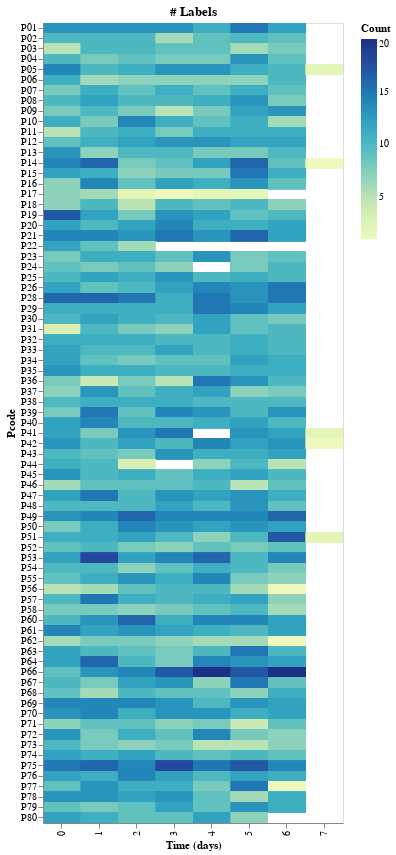

Notebook code cell kept with this figure:
### Code cell
chart

### Figure 1 — Vega-Lite specification as saved in the notebook (floating-point values rounded to 4 significant figures; data arrays with more than 128 entries replaced by an {"elided": "..."} marker saying what was removed)
{"config": {"view": {"continuousWidth": 300, "continuousHeight": 300}}, "data": {"name": "data-5f9e5f9ba525a2339effb6f1e89718b5"}, "mark": {"type": "rect"}, "encoding": {"color": {"field": "timestamp", "title": "Count", "type": "quantitative"}, "x": {"field": "day", "title": "Time (days)", "type": "ordinal"}, "y": {"field": "pcode", "title": "Pcode", "type": "ordinal"}}, "height": 800, "params": [{"name": "param_1", "select": {"type": "point", "fields": ["type"]}, "bind": {"input": "select", "options": ["responseTime", "scheduledTime", "valence", "arousal", "attention", "stress", "duration", "disturbance", "change"], "name": "Data Type: "}}], "title": "# Labels", "transform": [{"filter": {"param": "param_1"}}], "width": 300, "$schema": "https://vega.github.io/schema/vega-lite/v5.8.0.json", "datasets": {"data-5f9e5f9ba525a2339effb6f1e89718b5": {"elided": "4815 records"}}}
